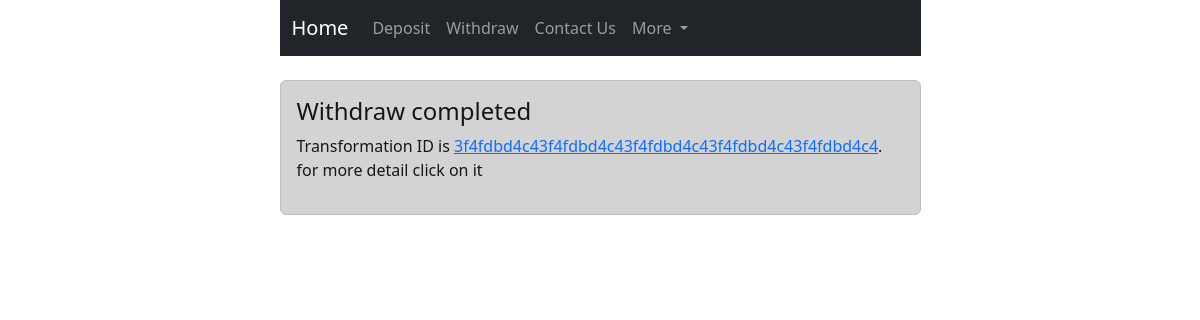
Page /withdraw (signed in) on the earlier database version.
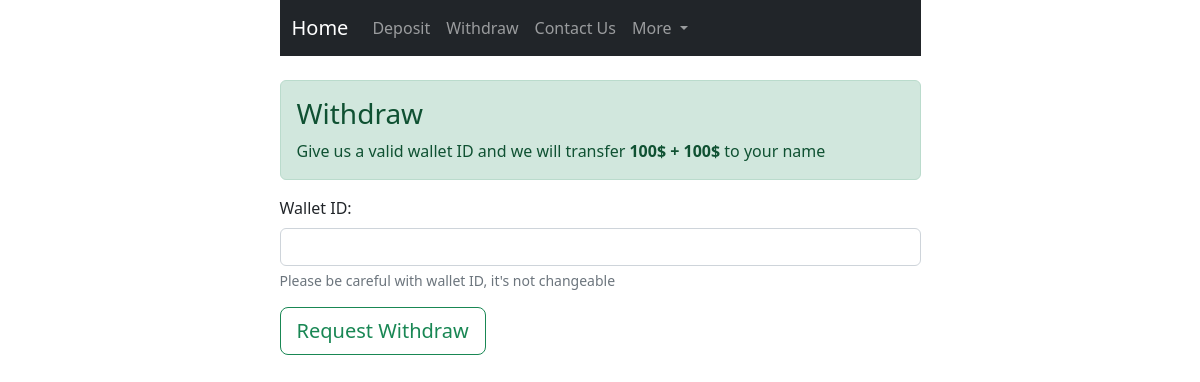
Same page on the later database version.
### financial/models.py (models this page shows, shortened)
class Withdraw(models.Model):
    user = models.ForeignKey(User, on_delete=models.CASCADE)
    date = models.DateTimeField(verbose_name="Date", auto_now_add=True, null=True)
    is_decline = models.BooleanField(default=False, help_text='cant pay')
    is_approved = models.BooleanField(default=False, help_text='Everything is ok and payed')
    wallet_id = models.CharField(max_length=1000, verbose_name='Wallet Address', null=False, blank=False,
                                 help_text='Wallet ID of user')
    hash = models.CharField(max_length=1000, verbose_name='Transaction HASH or TXID', null=True, blank=True,
                            help_text='ID of transaction of money to the user')
    objects = WithdrawManager()

### financial/views.py (the view)
# urls.py: path('withdraw', withdraw, name='withdraw'),
@login_required(login_url='/login')
def withdraw(request):
    is_withdraw_ok = False
    if Deposit.objects.check_deposit(request.user):
        users_status = AccessToken.objects.check_user_status(request.user)
        if users_status:
            access_tokens = AccessToken.objects.filter(representative=request.user)
            for access_token in access_tokens:
                access_token_user = Deposit.objects.check_deposit(access_token.user)
                if not access_token_user:
                    is_withdraw_ok = False
                    break
                is_withdraw_ok = True
    withdraw_approved_hash = Withdraw.objects.withdraw_approved_hash(request.user)
    is_withdraw_approved = Withdraw.objects.is_withdraw_approved(request.user)
    withdraw_form = WithdrawForm(request.POST or None)
    if request.method == "POST" and is_withdraw_ok:
        if withdraw_form.is_valid():
            wallet_id = withdraw_form.cleaned_data['wallet_id']
            Withdraw.objects.create(user=request.user, wallet_id=wallet_id)
            messages.success(request, 'Withdraw request sent! please be patient')
            return redirect('financial:withdraw')
    is_withdraw_exist_approved = Withdraw.objects.is_withdraw_exist_approved(request.user)
    withdraw_list = Withdraw.objects.filter(user=request.user)
    context = {
        'is_withdraw_ok': is_withdraw_ok,
        'withdraw_form': withdraw_form,
        'is_withdraw_exist_approved': is_withdraw_exist_approved,
        'withdraw_list': withdraw_list,
        'is_withdraw_approved': is_withdraw_approved,
        'withdraw_approved_hash': withdraw_approved_hash,
    }
    return render(request, 'financial/withdraw.html', context)

### financial/forms.py
class WithdrawForm(forms.Form):
    wallet_id = forms.CharField(widget=forms.TextInput(
        attrs={
            'placeholder': '',
            'name': 'wallet_id',
            'id': 'wallet_id',
            'class': 'form-control',
        }
    ))

### access_token/models.py (called while the page is built)
    def check_user_status(self, user):
        access_tokens = AccessToken.objects.filter(representative=user)
        for at in access_tokens:
            if at.user is None:
                return False
        return True

### financial/models.py (called while the page is built)
    def is_withdraw_exist_approved(self, user):
        withdraw_list = Withdraw.objects.filter(user__email=user)
        for withdraw in withdraw_list:
            if not withdraw.is_approved and not withdraw.is_decline:
                return True
            if withdraw.is_approved:
                return True
        return False

    def is_withdraw_approved(self, user):
        withdraw_list = Withdraw.objects.filter(user__email=user)
        for withdraw in withdraw_list:
            if withdraw.is_approved:
                return True
        return False

### users/models.py (called while the page is built)
    def __str__(self):
        return self.email

### templates/financial/withdraw.html (shortened to what this page needs)
{% extends 'shared/base.html' %}
{% load widget_tweaks %}
{% block content %}
    <br>
    {% if is_withdraw_approved %}
        <div class="alert alert-dark" role="alert">
            <h4 class="alert-heading">Withdraw completed</h4>
            <p>Transformation ID is <a href="https://tronscan.org/#/transaction/{{ withdraw_approved_hash }}"
                                       target="_blank">{{ withdraw_approved_hash }}</a>. for more detail click on it</p>
        </div>
    {% elif is_withdraw_ok and not is_withdraw_exist_approved %}
        <div class="alert alert-success">
            <h3 class="alert-heading">Withdraw</h3>
            Give us a valid wallet ID and we will transfer <strong>100$ + 100$</strong> to your name
        </div>
        <form action="{% url 'financial:withdraw' %}" method="POST">
            <div class="mb-3">
                <label for="{{ withdraw_form.wallet_id.id_for_label }}" class="form-label">Wallet ID: </label>
                {{ withdraw_form.wallet_id|add_error_class:"is-invalid" }}
                <div id="hash-help" class="form-text">Please be careful with wallet ID, it's not changeable</div>
            </div>
            <button type="submit" class="btn btn-outline-success btn-lg">
                Request Withdraw
            </button>
        </form>
    {% endif %}
{% endblock %}

Differences in the rows shown:
no longer on this page (row edited): Withdraw: hash "3f4fdbd4c43f4fdbd4c43f4fdbd4c43f4fdbd4c43f4fdbd4c4"
Other differences:
text no longer shown: "Withdraw completed Transformation ID is . for more detail click on it"
text now shown: "Withdraw Give us a valid wallet ID and we will transfer 100$ + 100$ to your name Wallet ID: Please be careful with wallet ID, it's not changeable Request Withdraw"
